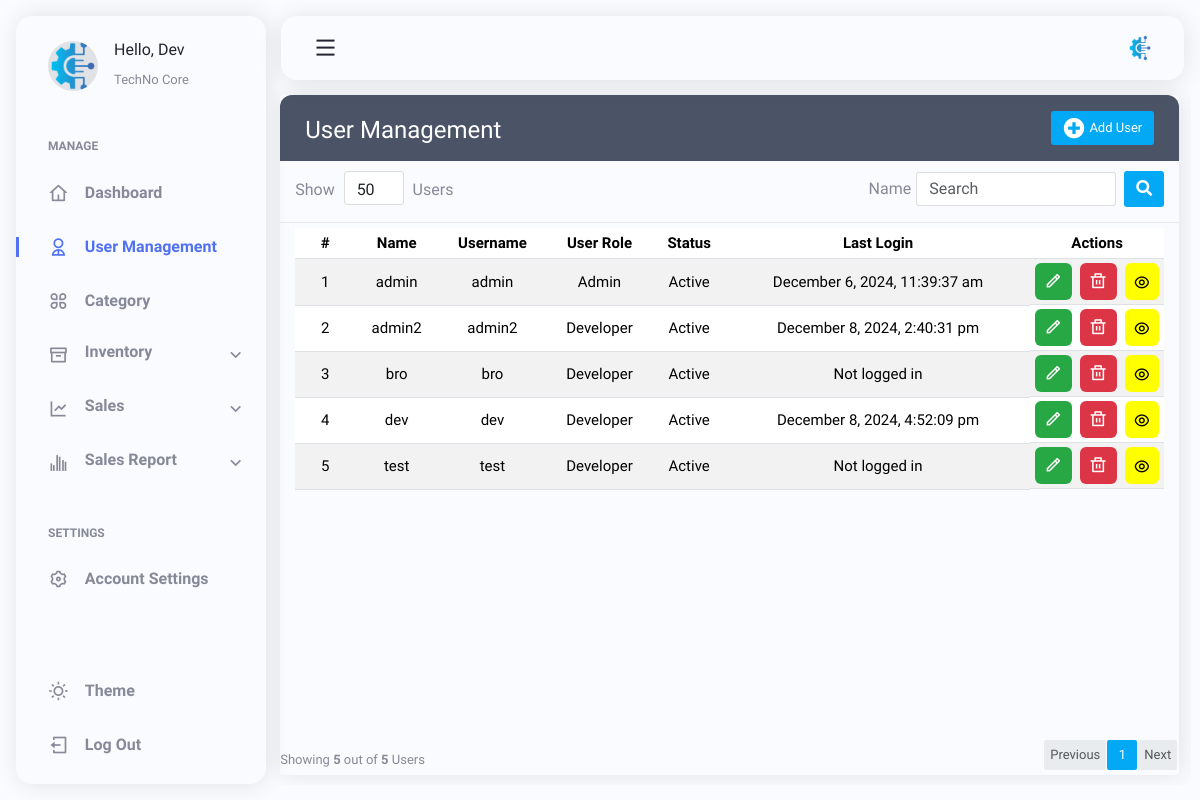
/pages/user_management.php (signed in), run on an earlier commit of the app's database.
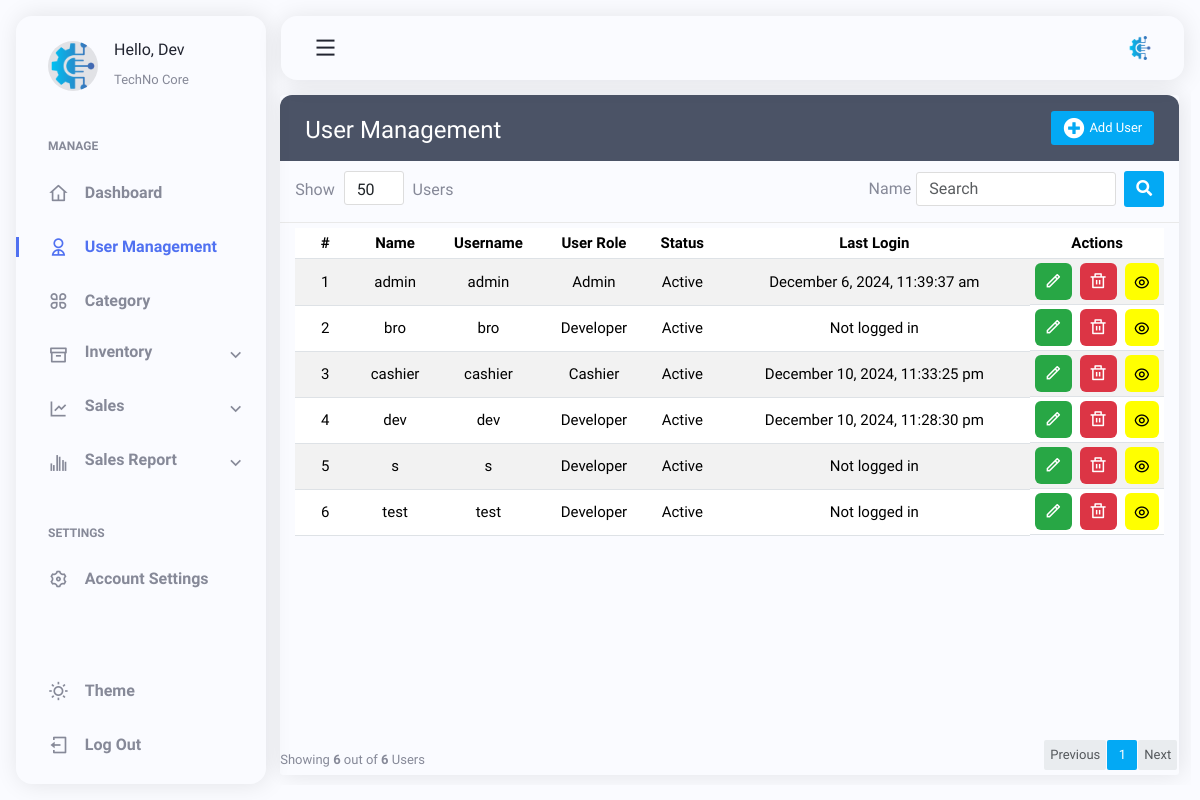
And on a later commit of the database.
### tables this page shows
CREATE TABLE `users` (
  `User_id` int(11) UNSIGNED NOT NULL,
  `name` varchar(60) NOT NULL,
  `username` varchar(50) NOT NULL,
  `password` varchar(255) NOT NULL,
  `user_level` int(11) NOT NULL,
  `image` varchar(255) DEFAULT 'no_image.jpg',
  `status` int(1) NOT NULL,
  `last_login` datetime DEFAULT NULL
);

### pages/user_management.php (the view, shortened to what this page needs)
<?php
include('../layouts/header.php');
require_once '../includes/load.php';
$currentPage = basename($_SERVER['PHP_SELF'], '.php');
$itemsPerPage = isset($_GET['items_per_page']) ? (int) $_GET['items_per_page'] : 50;
$searchKeyword = isset($_GET['search']) ? trim($_GET['search']) : '';
$currentPageNumber = isset($_GET['page']) ? (int) $_GET['page'] : 1;
$totalItemsQuery = $conn->prepare("SELECT COUNT(*) FROM users WHERE name LIKE :keyword");
$totalItemsQuery->execute([':keyword' => '%' . $searchKeyword . '%']);
$totalItems = $totalItemsQuery->fetchColumn();
$totalPages = ceil($totalItems / $itemsPerPage);
$offset = ($currentPageNumber - 1) * $itemsPerPage;
$query = $conn->prepare("
    SELECT User_id, name, username, user_level, status, last_login
    FROM users
    WHERE name LIKE :keyword
    ORDER BY name ASC
    LIMIT :offset, :itemsPerPage
");
$query->bindValue(':keyword', '%' . $searchKeyword . '%', PDO::PARAM_STR);
$query->bindValue(':offset', $offset, PDO::PARAM_INT);
$query->bindValue(':itemsPerPage', $itemsPerPage, PDO::PARAM_INT);
$query->execute();
$users = $query->fetchAll(PDO::FETCH_ASSOC);
$user_levels = [1 => 'Developer', 2 => 'Admin', 3 => 'Cashier'];
$statuses = [1 => 'Active', 0 => 'Inactive'];
?>
<link rel="stylesheet" href="https://cdnjs.cloudflare.com/ajax/libs/toastr.js/latest/toastr.min.css">
<link rel="stylesheet" href="../lib/usermanagement/userstyle.css">
<main class="main container" id="main">
    <?php include('../layouts/sidebar.php'); ?>
    <div class="table-wrapper">
        <div class="table-title">
            <div class="d-flex justify-content-between">
                <div class="col-sm-4">
                    <h2>User Management</h2>
                </div>
                <button type="button" class="btn btn-primary" data-bs-toggle="modal" data-bs-target="#createUserModal">
                    <i class="fa fa-plus-circle"></i> Add User
                </button>
            </div>
        </div>
        <div class="table-filter">
            <form method="GET" action="">
                <div class="row">
                    <div class="col-sm-3">
                        <div class="show-entries">
                            <span>Show</span>
                            <select class="form-control" name="items_per_page" onchange="this.form.submit()">
                                <?php
                                $entriesOptions = [50, 100, 150, 200];
                                foreach ($entriesOptions as $value): ?>
                                    <option value="<?= $value ?>" <?= $itemsPerPage == $value ? 'selected' : '' ?>>
                                        <?= $value ?>
                                    </option>
                                <?php endforeach; ?>
                            </select>
                            <span>Users</span>
                        </div>
                    </div>
                    <div class="col-sm-9">
                        <div class="filter-group d-flex justify-content-end align-items-center">
                            <label>Name</label>
                            <input type="text" class="form-control" name="search"
                                value="<?= htmlspecialchars($searchKeyword) ?>" placeholder="Search">
                            <button type="submit" class="btn btn-primary ms-2">
                                <i class="fa fa-search"></i>
                            </button>
                        </div>
                    </div>
                </div>
            </form>
        </div>
        <div class="table-responsive mb-4" style="height: 61vh; overflow-y: auto;">
            <table class="table table-striped table-hover" style="text-align: center; vertical-align: middle;">
                <thead>
                    <tr>
                        <th class="text-center">#</th>
                        <th>Name</th>
                        <th>Username</th>
                        <th>User Role</th>
                        <th>Status</th>
                        <th>Last Login</th>
                        <th class="text-center">Actions</th>
                    </tr>
                </thead>
                <tbody>
                    <?php if (!empty($users)): ?>
                        <?php foreach ($users as $index => $user): ?>
                            <tr>
                                <td class="text-center"><?= $offset + $index + 1 ?></td>
                                <td><?= htmlspecialchars($user['name']) ?></td>
                                <td><?= htmlspecialchars($user['username']) ?></td>
                                <td><?= $user_levels[$user['user_level']] ?></td>
                                <td><?= $statuses[$user['status']] ?></td>
                                <td class="text-center">
                                    <?= $user['last_login']
                                        ? date('F j, Y, g:i:s a', strtotime($user['last_login']))
                                        : 'Not logged in' ?>
                                </td>
                                <td class="text-center d-flex justify-content-center gap-2">
                                    <button type="button" class="editU-btn btn-secondary" data-bs-toggle="modal"
                                        data-bs-target="#editUserModal_<?= $user['User_id'] ?>">
                                        <i class="ri-pencil-line"></i>
                                    </button>
                                    <button type="button" class="deleteU-btn btn-danger" data-bs-toggle="modal"
                                        data-bs-target="#deleteUserModal_<?= $user['User_id'] ?>">
                                        <i class="ri-delete-bin-line"></i>
                                    </button>
                                    <button class="viewPro-btn btn-primary view-icon" data-bs-toggle="modal"
                                        data-bs-target="#viewUserHistoryModal_<?= $row['User_id'] ?>"><i
                                            class="ri-eye-line"></i></button>
                                </td>
                            </tr>
                        <?php endforeach; ?>
                    <?php else: ?>
                        <tr>
                            <td colspan="7">No users found.</td>
                        </tr>
                    <?php endif; ?>
                </tbody>
            </table>
        </div>
        <div class="clearfix">
            <div class="hint-text">Showing <b><?= count($users) ?></b> out of <b><?= $totalItems ?></b> Users</div>
            <ul class="pagination">
                <li class="page-item <?= $currentPageNumber <= 1 ? 'disabled' : '' ?>">
                    <a href="?page=<?= max(1, $currentPageNumber - 1) ?>&items_per_page=<?= $itemsPerPage ?>&search=<?= htmlspecialchars($searchKeyword) ?>"
                        class="page-link">Previous</a>
                </li>
                <?php for ($i = 1; $i <= $totalPages; $i++): ?>
                    <li class="page-item <?= $currentPageNumber == $i ? 'active' : '' ?>">
                        <a href="?page=<?= $i ?>&items_per_page=<?= $itemsPerPage ?>&search=<?= htmlspecialchars($searchKeyword) ?>"
                            class="page-link"><?= $i ?></a>
                    </li>
                <?php endfor; ?>
                <li class="page-item <?= $currentPageNumber >= $totalPages ? 'disabled' : '' ?>">
                    <a href="?page=<?= min($totalPages, $currentPageNumber + 1) ?>&items_per_page=<?= $itemsPerPage ?>&search=<?= htmlspecialchars($searchKeyword) ?>"
                        class="page-link">Next</a>
                </li>
            </ul>
        </div>
    </div>
</body>
</html>

### layouts/header.php (shortened to what this page needs)
<!doctype html>
<html lang="en">
<head>
  <link rel="stylesheet" href="https://cdnjs.cloudflare.com/ajax/libs/font-awesome/5.15.3/css/all.min.css">
  <link rel="stylesheet" href="https://cdnjs.cloudflare.com/ajax/libs/remixicon/4.2.0/remixicon.css" />
  <link href="https://cdn.jsdelivr.net/npm/bootstrap@5.3.3/dist/css/bootstrap.min.css" rel="stylesheet"
>
  <link rel="stylesheet" href="../assets/css/main.css">
</head>
<body>
  <header class="header" id="header">
    <div class="header__container">
      <a href="#" class="header__logo">
        <img class="header__logo-img" src="../uploads/users/techno.png" alt="" />
      </a>
      <button class="header__toggle" id="header-toggle">
        <i class="ri-menu-line"></i>
      </button>
    </div>
  </header>

### layouts/sidebar.php (shortened to what this page needs)
<nav class="sidebar" id="sidebar">
  <div class="sidebar__container">
    <div class="sidebar__user">
      <div class="sidebar__img">
        <img src="../uploads/users/techno.png" alt="" />
      </div>
      <div class="sidebar__info">
        <h3>Hello, Dev</h3>
        <span>TechNo Core</span>
      </div>
    </div>
    <div class="sidebar__content">
      <div>
        <h3 class="sidebar__title">MANAGE</h3>
        <div class="sidebar__list">
          <a href="dev_dashboard.php"
            class="sidebar__link <?= ($currentPage == 'dev_dashboard') ? 'active-link' : '' ?>">
            <i class="ri-home-4-line"></i>
            <span>Dashboard</span>
          </a>
          <a href="user_management.php"
            class="sidebar__link <?= ($currentPage == 'user_management') ? 'active-link' : '' ?>">
            <i class="ri-user-2-line"></i>
            <span>User Management</span>
          </a>
          <a href="category.php" class="sidebar__link <?= ($currentPage == 'category') ? 'active-link' : '' ?>">
            <i class="ri-apps-line"></i>
            <span>Category</span>
          </a>
          <a href="#" class="sidebar__link" id="inventory-link"
            style="display: flex; align-items: start; justify-content: start;">
            <i class="ri-archive-line"></i>
            <span>Inventory</span>
            <i class="ri-arrow-down-s-line" style="margin-left: auto; padding-right: 20px"></i>
          </a>
          <a href="#" class="sidebar__link" id="sales-link"
            style="display: flex; align-items: start; justify-content: start;">
            <i class="ri-line-chart-line"></i>
            <span>Sales</span>
            <i class="ri-arrow-down-s-line" style="margin-left: auto; padding-right: 20px"></i>
          </a>
          <a href="#" class="sidebar__link" id="reports-link"
            style="display: flex; align-items: start; justify-content: start;">
            <i class="ri-bar-chart-grouped-line"></i>
            <span>Sales Report</span>
            <i class="ri-arrow-down-s-line" style="margin-left: auto; padding-right: 20px"></i>
          </a>
        </div>
      </div>
      <div>
        <h3 class="sidebar__title">SETTINGS</h3>
        <div class="sidebar__list">
          <a href="#" class="sidebar__link">
            <i class="ri-settings-3-line"></i>
            <span>Account Settings</span>
          </a>
        </div>
      </div>
    </div>
    <div class="sidebar__actions">
      <button>
        <i class="ri-sun-line sidebar__link sidebar__theme" id="theme-button">
          <span>Theme</span>
        </i>
      </button>
      <a href="../logout.php" class="sidebar__link">
        <i class="ri-logout-box-line"></i>
        <span>Log Out</span>
      </a>
    </div>
  </div>
</nav>
</body>
</html>

### assets/css/main.css (style rules this page uses)
:root { --header-height: 3.5rem; --maincontent-height: 3.5rem; --first-color: hsl(228, 85%, 63%); --title-color: hsl(228, 18%, 16%); --text-color: hsl(228, 8%, 56%); --body-color: hsl(228, 100%, 99%); --shadow-color: hsla(228, 80%, 4%, 0.1); --body-font: "Nunito Sans", system-ui; --normal-font-size: 0.938rem; --smaller-font-size: 0.75rem; --tiny-font-size: 0.75rem; --font-regular: 400; --font-semi-bold: 600; --z-tooltip: 10; --z-fixed: 100; }
@media screen and (min-width: 1150px) { :root { --normal-font-size: 1rem; --smaller-font-size: 0.813rem; } }
* { box-sizing: border-box; padding: 0; margin: 0; }
body { font-family: var(--body-font); font-size: var(--normal-font-size); background-color: var(--body-color); color: var(--text-color); transition: background-color 0.4s; }
a { text-decoration: none; }
img { display: block; max-width: 100%; height: auto; }
button { all: unset; }
.container { margin-inline: 1.5rem; overflow: hidden; }
.header { position: fixed; top: 0; left: 0; right: 0; z-index: var(--z-fixed); margin: 0.75rem; }
.header__container { width: 100%; height: var(--header-height); background-color: var(--body-color); box-shadow: 0 2px 24px var(--shadow-color); display: flex; justify-content: space-between; align-items: center; padding-inline: 1.5rem; border-radius: 1rem; transition: background-color 0.4s; }
.header__logo { display: inline-flex; align-items: center; column-gap: 0.25rem; }
.header__toggle { font-size: 1.5rem; color: var(--title-color); cursor: pointer; }
.header__logo img { width: 1.5rem; height: 1.5rem; }
.sidebar { position: fixed; left: -120%; top: 0; bottom: 0; z-index: var(--z-fixed); width: 250px; background-color: var(--body-color); box-shadow: 2px 0 24px var(--shadow-color); padding-block: 1.5rem; margin: 0.75rem; border-radius: 1rem; transition: left 0.4s, background-color 0.4s, width 0.4s; }
.sidebar__container, .sidebar__content { display: flex; flex-direction: column; row-gap: 3rem; }
.sidebar__container { height: 100%; overflow: hidden; }
.sidebar__user { display: grid; grid-template-columns: repeat(2, max-content); align-items: center; column-gap: 1rem; padding-left: 2rem; }
.sidebar__img { position: relative; width: 50px; height: 50px; background-color: var(--shadow-color); border-radius: 50%; overflow: hidden; display: grid; justify-items: center; }
.sidebar__img img { position: absolute; }
.sidebar__info h3 { font-size: var(--normal-font-size); color: var(--title-color); transition: color 0.4s; }
.sidebar__info span { font-size: var(--smaller-font-size); }
.sidebar__content { overflow: hidden auto; }
.sidebar__title { width: max-content; font-size: var(--tiny-font-size); font-weight: var(--font-semi-bold); padding-left: 2rem; margin-bottom: 1.5rem; }
.sidebar__list, .sidebar__actions { display: grid; row-gap: 1.5rem; }
.sidebar__link { position: relative; display: grid; grid-template-columns: repeat(2, max-content); align-items: center; column-gap: 1rem; color: var(--text-color); padding-left: 2rem; transition: color 0.4s, opacity 0.4s; }
.sidebar__link i { font-size: 1.25rem; }
.sidebar__link span { font-weight: var(--font-semi-bold); }
.sidebar__actions { margin-top: auto; }
.sidebar__actions button { cursor: pointer; }
.sidebar__theme { width: 100%; font-size: 1.25rem; }
.sidebar__theme span { font-size: var(--normal-font-size); font-family: var(--body-font); }
.active-link { color: var(--first-color); }
.active-link::after { content: ""; position: absolute; left: 0; width: 3px; height: 20px; background-color: var(--first-color); }
@media screen and (min-width: 1150px) { .header { margin: 1rem; padding-left: 265px; transition: padding 0.4s; } }
@media screen and (min-width: 1150px) { .header__container { height: calc(var(--header-height) + 0.5rem); padding-inline: 2rem; } }
@media screen and (min-width: 1150px) { .header__logo { order: 1; } }
@media screen and (min-width: 1150px) { .sidebar { left: 0; width: 250px; margin: 1rem; } }
@media screen and (min-width: 1150px) { .sidebar__info, .sidebar__link span { transition: opacity 0.4s; } }
@media screen and (min-width: 1150px) { .sidebar__user, .sidebar__title { transition: padding 0.4s; } }
@media screen and (min-width: 1150px) { .main { padding-top: 5rem; padding-left: 265px; transition: padding 0.4s; position: fixed; top: 0; bottom: 0; z-index: -1; margin: 0.95rem; } }
@media (min-width: 1080px) { .container, .container-lg, .container-md, .container-sm { max-width: 98vw; } }

What changed in the data, as far as the page shows it:
removed users: index "2", name "admin2", username "admin2", user_level "Developer", status "Active", last_login "December 8, 2024, 2:40:31 pm"
computed for users "bro": index "3" → "2"
added users: index "3", name "cashier", username "cashier", user_level "Cashier", status "Active", last_login "December 10, 2024, 11:33:25 pm"
changed users "dev": last_login "December 8, 2024, 4:52:09 pm" → "December 10, 2024, 11:28:30 pm"
added users: index "5", name "s", username "s", user_level "Developer", status "Active", shows "Not logged in"
computed for users "test": index "5" → "6"
Also different on the page:
count($users): "5" → "6"
$totalItems: "5" → "6"
